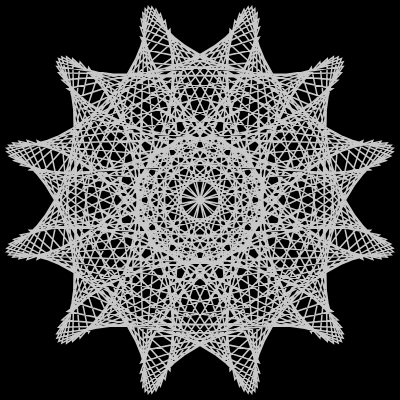
Frame 1 (no input)
Frame 60 (no input): identical to frame 1, image omitted
Frame 120 (the mouse pressed at the canvas centre since frame 60): identical to frame 1, image omitted

The p5.js sketch that drew this single still picture (run headless with seeded random() and noise() and a simulated clock; from frame 60 on, the mouse is pressed at the canvas centre):

// p5.js sketch
// ── sketch.js
let nSlider, dSlider;
let nValue, dValue;
let nAndDPara; // Paragraphs to display slider values
let radius = 200; // Radius of the rose

function setup() {
  createCanvas(400, 400);
  angleMode(DEGREES);
  noFill();
  strokeWeight(1.5);

  // Create sliders
  nSlider = createSlider(1, 10, 6, 1); // n: petals (1 to 10)

  dSlider = createSlider(1, 360, 71, 1); // d: step size (1 to 360)

  // Create paragraphs to show values
  nAndDPara = createP(`n: ${nSlider.value()} d: ${dSlider.value()}`).style(
    'color',
    'grey'
  );
}

function draw() {
  background(0);
  translate(width / 2, height / 2);

  // Get slider values
  nValue = nSlider.value();
  dValue = dSlider.value();

  // Update paragraphs with slider values
  nAndDPara.html(`n: ${nValue} d: ${dValue}`);

  // Draw the Maurer Rose
  stroke(200);
  beginShape();
  for (let i = 0; i <= 360; i += 1) {
    let k = i * dValue;
    let r = radius * sin(nValue * k);
    let x = r * cos(k);
    let y = r * sin(k);
    vertex(x, y);
  }
  endShape(CLOSE);
}
